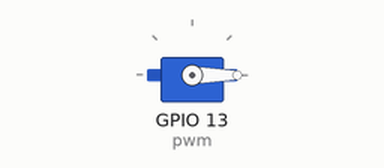
Simulated run of this program. Board: ESP32 board running MicroPython. Shown: servo. Servo angles are drawn from the pulse width (0.5 ms = 0°, 2.5 ms = 180°).

Above: at 0.05 s.
At 1.5 s:
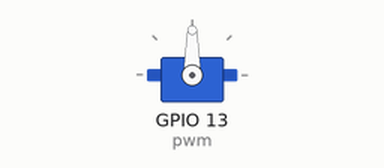
At 3.0 s:
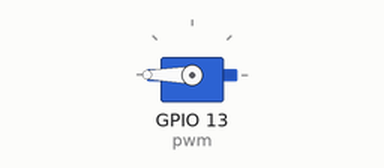
Timing chart, 0 to 6.9 s (numbered marks = the images above):
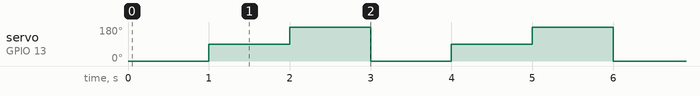

The program:

servo_door.py
```python
"""
Project 5.1 — Control the Door Servo
======================================
Makes the door servo rotate between 0°, 90°, and 180°.

Pin: GPIO 13 = Door Servo

Servo angle to duty cycle:
  0°   → duty = 25
  90°  → duty = 77
  180° → duty = 128
"""

from machine import Pin, PWM
import time

# Set up servo on GPIO 13 at 50Hz (standard for servos)
pwm = PWM(Pin(13))
pwm.freq(50)

# Angle constants
angle_0 = 25     # 0 degrees
angle_90 = 77    # 90 degrees
angle_180 = 128  # 180 degrees

while True:
    pwm.duty(angle_0)    # Door position: 0°
    time.sleep(1)

    pwm.duty(angle_90)   # Door position: 90°
    time.sleep(1)

    pwm.duty(angle_180)  # Door position: 180°
    time.sleep(1)
```

Measured:
- by itself, servo on GPIO 13 (pwm): repeats every 3.0 s: 180° 1.0 s, 0° 1.0 s, 90° 1.0 s
